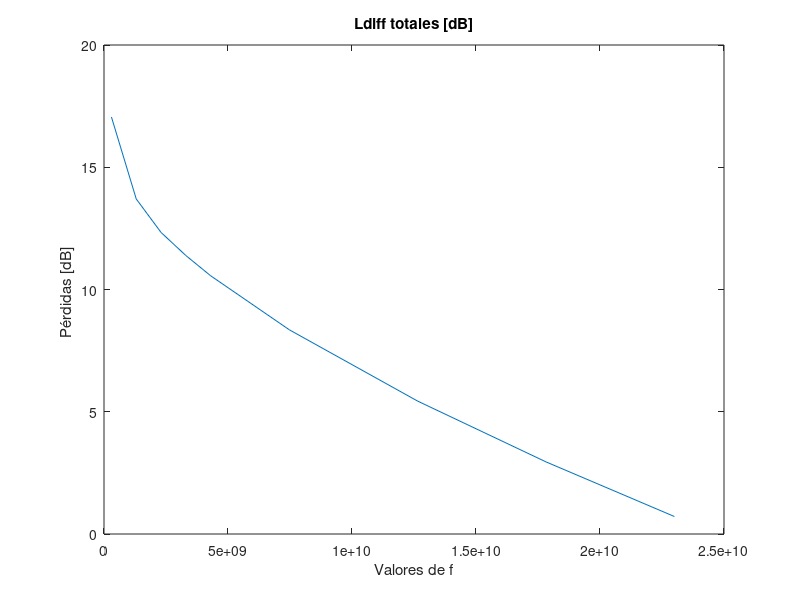

MATLAB code to generate this figure:
%  EJERCICIO 1.3*-*-*-*-*-*-*-*-*-*-*-*-*-*-*-*-*-*-*-*--*-*-*-*-*-*-*-*-*
clear;clc;close all;
K      = 4/3;
c      = 3e8;
f      = [300,1300, 2300, 3300, 4300,7475,12650, 17825, 23000].*1e6;
lambda = c./f;
d      = 20.09e3;
R0     = 6370e3;
Re     = R0*K;
h1     = 807;

e  = [797 800 803 799 735 760 788 805];
a  = [10 0 0 0 0 0 0  8];
d1 = [0 0.806e3 1.910e3 3.721e3 7.831e3 10.955e3 14.965e3 d];
d2 = d - d1;

flecha         = d1.*d2/(2*Re);
altura_rayo    = ((e(end)+a(end)-e(1)-a(1))/d)*d1 + e(1)+a(1);
despejamiento  = e + flecha - altura_rayo;
    
numero_iteraciones    = size(lambda);
columnas              = size(f);

for iteracion=1:numero_iteraciones(2)
    R1(iteracion,:) = sqrt(lambda(1,iteracion)*d1.*d2/d); %Altura del primer rayo de Fresnel    
end

despejamiento(:,1)    =[];
despejamiento(:,end)  =[];
d1(:,1)        =[];
d1(:,end)      =[];
R1(:,1)        =[];
R1(:,end)      =[];
flecha(:,1)    =[];
flecha(:,end)  =[];
e(:,1) = [];
e(:,end) = [];

d2=d-d1;

uve_iterado              = sqrt(2)*despejamiento./R1;
Ldif_iterado             = 6.9 + 20*log10(sqrt((uve_iterado-0.1).^2 +1) + uve_iterado-0.1);


altura_rayo(:,1) = [];
altura_rayo(:,end) = [];




d_izq   = d1(2);
d1_izq  = d1(1);
d2_izq  = d1(2)-d1(1);
h2_izq  = e(2);
h1_izq  = h1;
AlturaRayo_izq   = ((h2_izq-h1_izq)/d_izq)*d1_izq+h1_izq;


Flecha_izquierda        = (d1_izq*d2_izq)/(2*Re);
Despejamiento_izquierda = Flecha_izquierda + e(1) - AlturaRayo_izq;      
        
d_drch  = d2(2);
d1_drch = d1(3)-d1(2);
d2_drch = d2(3);
h2_drch = e(6);
h1_drch = e(2);
AlturaRayo_drch  = ((h2_drch-h1_drch)/d_drch)*d1_drch+h1_drch;

Flecha_derecha        = (d1_drch*d2_drch)/(2*Re);
Despejamiento_derecha = Flecha_derecha + e(1) - AlturaRayo_drch;   

C =10+0.04*(d1(2)/1000+d2(2)/1000);

figure(1);
for iteracion=1:numero_iteraciones(2)

   %IZQUIERDA 
        R1_izq(iteracion,:)        = sqrt(lambda(1,iteracion)*d1_izq*d2_izq/d_izq);
  
        uve_izquiera(iteracion,:)  = sqrt(2)*(Despejamiento_izquierda./R1_izq(iteracion,:));
       
        if(uve_izquiera(iteracion,:)< -0.78)
            Lad_izquierda(iteracion,:) =0;
        else
        Lad_izquierda(iteracion,:) = 6.9 + 20*log10(sqrt((uve_izquiera(iteracion,:)-0.1).^2 +1) + uve_izquiera(iteracion,:)-0.1)
        end
        
   %DERECHA
     
        R1_drch(iteracion,:)     = sqrt(lambda(1,iteracion)*d1_drch*d2_drch/d_drch);
        
        uve_derecha(iteracion,:) = sqrt(2)*(Despejamiento_derecha./R1_drch(iteracion,:));
 
        if(uve_derecha(iteracion,:)< -0.78)
            Lad_derecha(iteracion,:) =0;
        else
        Lad_derecha(iteracion,:) = 6.9 + 20*log10(sqrt((uve_derecha(iteracion,:)-0.1).^2 +1) + uve_derecha(iteracion,:)-0.1)
        end
        
        T(iteracion,:) =1-exp(-(max(Ldif_iterado(iteracion,:)))/6);
   
   Ldiff_totales(iteracion,:) = max(Ldif_iterado(iteracion,:)) + T(iteracion,:)*(Lad_derecha(iteracion,:) + Lad_izquierda(iteracion,:) + C)

   
end
plot(f,Ldiff_totales);title("Ldiff totales [dB]");
ylabel("Pérdidas [dB] ");xlabel("Valores de f");

Peridas = [Lad_izquierda(:,1) Ldiff_totales(:,1) Lad_derecha(:,1)]
